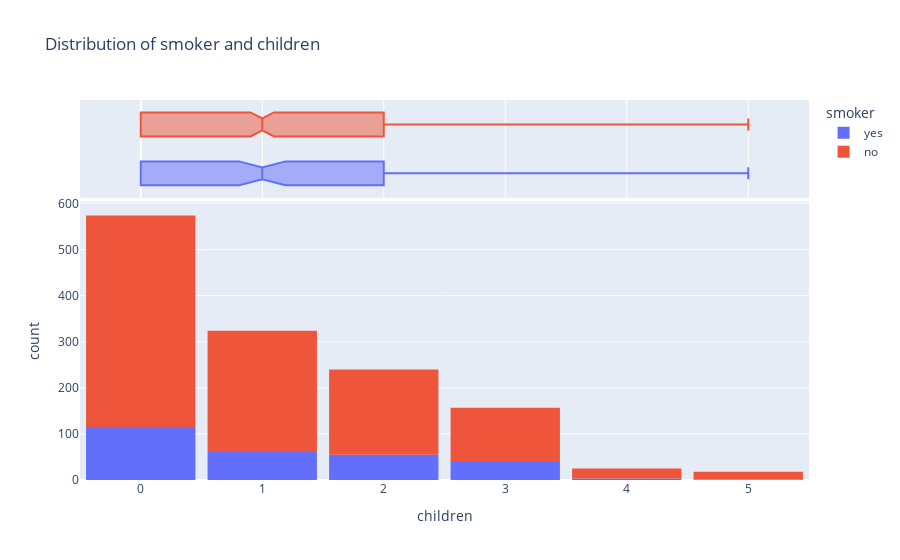

The notebook cell saved with this chart:
### Markdown cell above
Бачимо на графіках, що співвідношення курців-некурців у всіх регіонах приблизно однакове (в регіоні southeast більше даних), але саме курці в southeast вносять найбільшу суму в тотал charges по регіону

### Code cell
fig = px.histogram(df,
                   x='children',
                   marginal='box',
                   color='smoker',
                   title='Distribution of smoker and children')
fig.update_layout(bargap=0.1)
fig.show()

### Figure 1 — Plotly figure (JSON) as saved in the notebook; plotly's stock layout.template omitted (floating-point values rounded to 4 significant figures; data arrays with more than 128 entries replaced by an {"elided": "..."} marker saying what was removed)
{"data": [{"alignmentgroup": "True", "bingroup": "x", "hovertemplate": "smoker=yes<br>children=%{x}<br>count=%{y}<extra></extra>", "legendgroup": "yes", "marker": {"color": "#636efa", "pattern": {"shape": ""}}, "name": "yes", "offsetgroup": "yes", "orientation": "v", "showlegend": true, "type": "histogram", "x": {"elided": "274 int values"}, "xaxis": "x", "yaxis": "y"}, {"alignmentgroup": "True", "hovertemplate": "smoker=yes<br>children=%{x}<extra></extra>", "legendgroup": "yes", "marker": {"color": "#636efa"}, "name": "yes", "notched": true, "offsetgroup": "yes", "showlegend": false, "type": "box", "x": {"elided": "274 int values"}, "xaxis": "x2", "yaxis": "y2"}, {"alignmentgroup": "True", "bingroup": "x", "hovertemplate": "smoker=no<br>children=%{x}<br>count=%{y}<extra></extra>", "legendgroup": "no", "marker": {"color": "#EF553B", "pattern": {"shape": ""}}, "name": "no", "offsetgroup": "no", "orientation": "v", "showlegend": true, "type": "histogram", "x": {"elided": "1064 int values"}, "xaxis": "x", "yaxis": "y"}, {"alignmentgroup": "True", "hovertemplate": "smoker=no<br>children=%{x}<extra></extra>", "legendgroup": "no", "marker": {"color": "#EF553B"}, "name": "no", "notched": true, "offsetgroup": "no", "showlegend": false, "type": "box", "x": {"elided": "1064 int values"}, "xaxis": "x2", "yaxis": "y2"}], "layout": {"bargap": 0.1, "barmode": "relative", "legend": {"title": {"text": "smoker"}, "tracegroupgap": 0}, "title": {"text": "Distribution of smoker and children"}, "xaxis": {"anchor": "y", "domain": [0, 1], "title": {"text": "children"}}, "xaxis2": {"anchor": "y2", "domain": [0, 1], "matches": "x", "showgrid": true, "showticklabels": false}, "yaxis": {"anchor": "x", "domain": [0, 0.7326], "title": {"text": "count"}}, "yaxis2": {"anchor": "x2", "domain": [0.7426, 1], "matches": "y2", "showgrid": false, "showline": false, "showticklabels": false, "ticks": ""}}}
